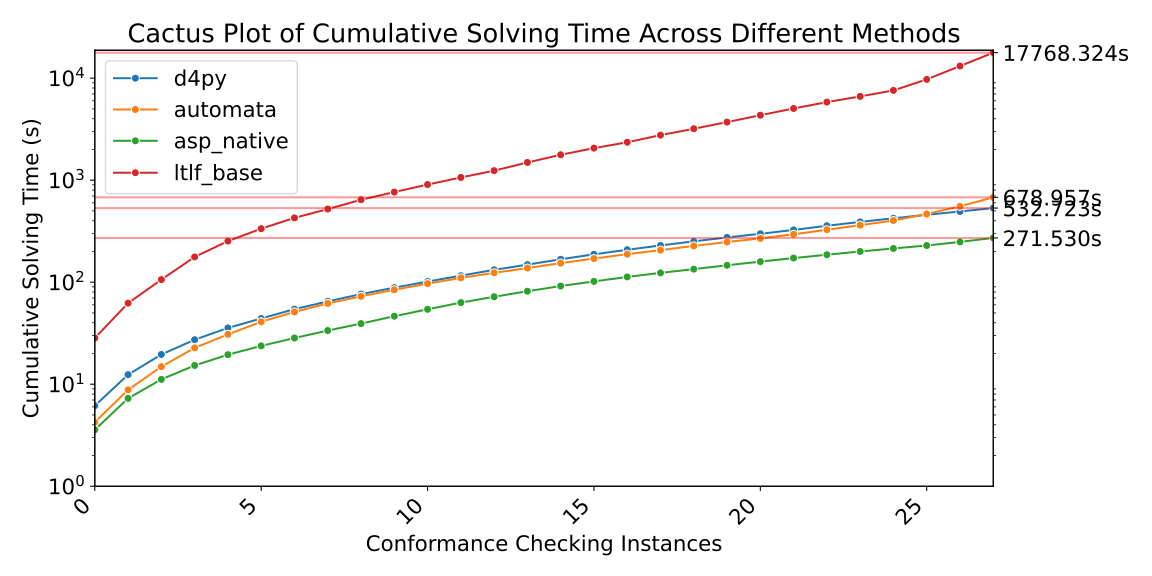

Source code (Python):
import numpy as np 
import seaborn as sns
import matplotlib.pyplot as plt
import pandas as pd
import sys

plt.rcParams.update({'font.size': 16})

plt.figure(figsize=(12, 6))
plt.yscale('log')
df = pd.read_csv(sys.argv[1], names=("Method", "Log", "Model", "Time", "Max Memory"), sep=" ")

vlines = []

for method in ['d4py', 'automata', 'asp_native', 'ltlf_base']:
	to_plot = df[df['Method'] == method].sort_values('Time', ascending=True)
	to_plot['Cumulative Sum'] = to_plot['Time'].cumsum()
	vlines.append(to_plot['Cumulative Sum'].max())

	print(to_plot.head(10))
	sns.lineplot(x = range(len(to_plot)), y='Cumulative Sum', data=to_plot, marker="o", sort=False, label=method)

for h in vlines:
	plt.axhline(y=h, color='r', linestyle='-', alpha=0.4)

plt.title('Cactus Plot of Cumulative Solving Time Across Different Methods')
plt.xlabel('Conformance Checking Instances')
plt.xlim(0, 27)
plt.ylabel('Cumulative Solving Time (s)')
plt.xticks(rotation=45, ha='right')  # Rotate x-axis labels for better readability
plt.ylim(1, max(vlines) + 1000)

print(vlines)
rax = plt.twinx()
rax.set(yscale='log')

rax.set_yticks([x for x in vlines])
rax.set_yticklabels(["{:.3f}s".format(x) for x in vlines])
rax.set_ylim(1, max(vlines) + 1000)

plt.tight_layout()
plt.savefig('plots/cf_cactus.svg')


